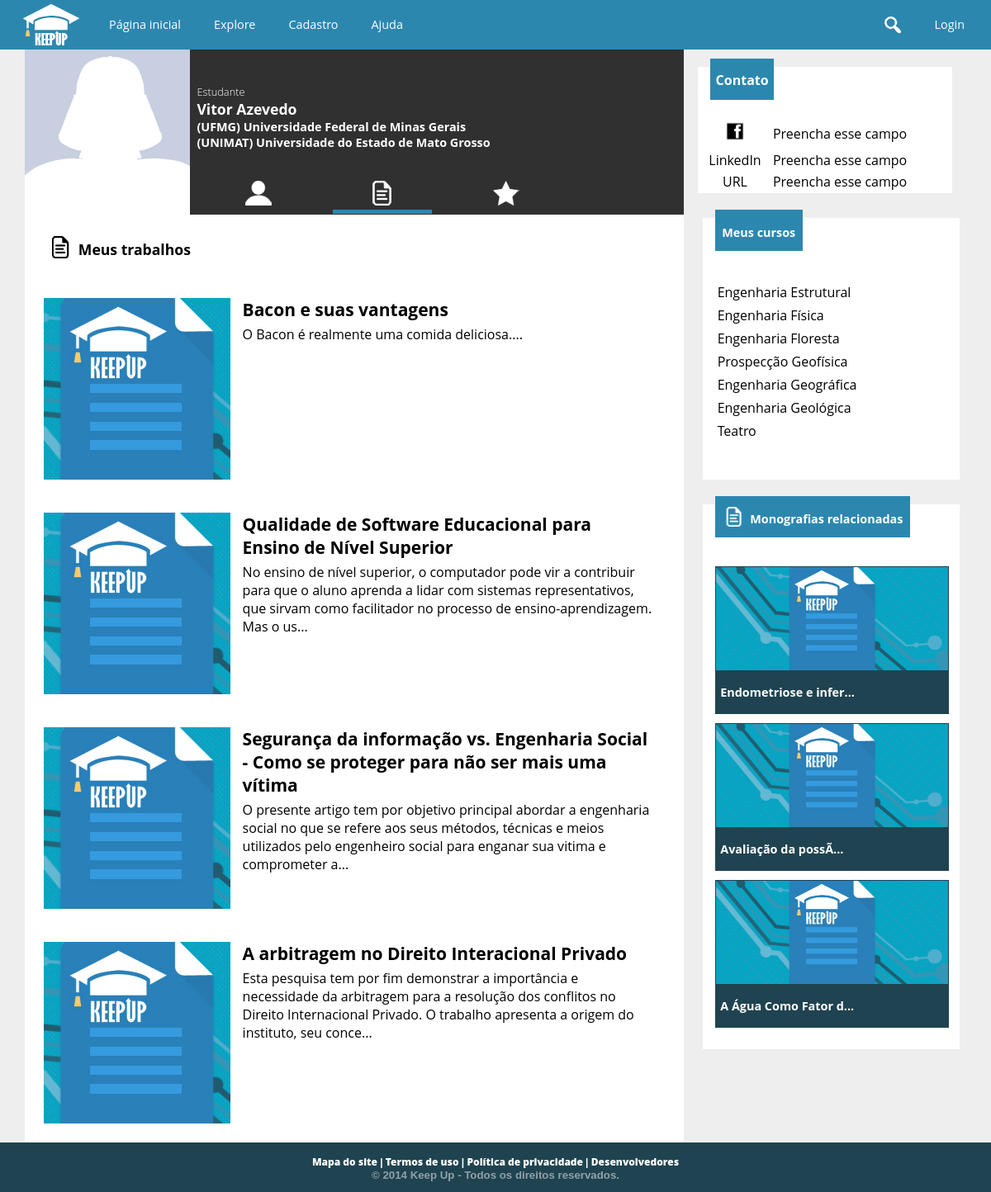
The page /aluno.php?ver=trabalhos&u=bacon on the database its author committed.
### tables this page shows
CREATE TABLE `aluno` (
  `cd_aluno` int(11) NOT NULL AUTO_INCREMENT,
  `cd_usuario` int(11) NOT NULL,
  `nm_aluno` varchar(100) NOT NULL,
  `dt_nascimento` date NOT NULL,
  `tx_bio` text,
  `nm_url_avatar` text,
  `nm_fb` varchar(50) DEFAULT NULL,
  `tx_url_linkedin` text,
  `tx_url_externo` text,
  `nm_profissao` varchar(50) DEFAULT NULL,
  `cd_cidade` int(11) DEFAULT NULL,
  PRIMARY KEY (`cd_aluno`),
  UNIQUE KEY `cd_usuario` (`cd_usuario`),
  KEY `fk_alunocidade` (`cd_cidade`),
  CONSTRAINT `fk_alunocidade` FOREIGN KEY (`cd_cidade`) REFERENCES `cidade` (`cd_cidade`),
  CONSTRAINT `fk_alunousuario` FOREIGN KEY (`cd_usuario`) REFERENCES `usuario` (`cd_usuario`)
);

CREATE TABLE `escola` (
  `cd_escola` int(11) NOT NULL AUTO_INCREMENT,
  `cd_usuario` int(11) NOT NULL,
  `nm_escola` varchar(300) NOT NULL,
  `nm_cnpj` char(14) NOT NULL,
  `tx_url_avatar` text,
  `tx_info` text,
  `tx_endereco` varchar(150) DEFAULT NULL,
  `tx_contato` text,
  `tx_url_externo` text,
  `cd_cidade` int(11) DEFAULT NULL,
  PRIMARY KEY (`cd_escola`),
  UNIQUE KEY `cd_usuario` (`cd_usuario`),
  UNIQUE KEY `nm_cnpj` (`nm_cnpj`),
  KEY `fk_escolacidade` (`cd_cidade`),
  CONSTRAINT `fk_escolacidade` FOREIGN KEY (`cd_cidade`) REFERENCES `cidade` (`cd_cidade`),
  CONSTRAINT `fk_escolausuario` FOREIGN KEY (`cd_usuario`) REFERENCES `usuario` (`cd_usuario`)
);

CREATE TABLE `trabalho` (
  `cd_trabalho` int(11) NOT NULL AUTO_INCREMENT,
  `nm_titulo` varchar(200) NOT NULL,
  `ds_resumo` text,
  `cd_escola` int(11) NOT NULL,
  `cd_curso` int(11) NOT NULL,
  `dt_publicado` datetime NOT NULL,
  `aa_publicacao` int(4) NOT NULL,
  `tx_pchave` varchar(255) DEFAULT '',
  PRIMARY KEY (`cd_trabalho`),
  KEY `fk_trabalhoescola` (`cd_escola`),
  KEY `fk_trabalhocurso` (`cd_curso`),
  CONSTRAINT `fk_trabalhocurso` FOREIGN KEY (`cd_curso`) REFERENCES `curso` (`cd_curso`),
  CONSTRAINT `fk_trabalhoescola` FOREIGN KEY (`cd_escola`) REFERENCES `escola` (`cd_escola`)
);

CREATE TABLE `curso` (
  `cd_curso` int(11) NOT NULL AUTO_INCREMENT,
  `nm_curso` varchar(100) NOT NULL,
  `vl_nivel` tinyint(4) NOT NULL,
  `cd_area` int(11) NOT NULL,
  PRIMARY KEY (`cd_curso`),
  UNIQUE KEY `nm_curso` (`nm_curso`),
  KEY `fk_curso_area` (`cd_area`),
  CONSTRAINT `fk_curso_area` FOREIGN KEY (`cd_area`) REFERENCES `area` (`cd_area`)
);

### conexao.class.php (called while the page is built, shortened)
<?php
class Conexao {
	private $host = "localhost";
	private $usuario = "root";
	private $senha = "usbw";
	private $banco = "keepup";
	private function conectar() {
		if($this->conexao = mysql_connect($this->host, $this->usuario, $this->senha)) {
			if($this->conexaoBanco = mysql_select_db($this->banco)) {
				return $this;
			}
		}
		die("conexao.class:20". mysql_error());
	}
	public function consultar($sql) {
		if($query = mysql_query($sql)) {
			$arr_resultado = array();
			while($resultado = mysql_fetch_array($query)) {
				array_push($arr_resultado, $resultado);
			}
			return $arr_resultado;
		}
		else {
			echo "conexao:39: ".mysql_error();
			$this->desconectar();
			return false;
		}
	}
}
?>

### public_html/aluno.php (the view, shortened to what this page needs)
<?php
require("../conexao.class.php");
$conexao = new Conexao();
if(isset($_GET["u"])) {
	$nm_login = $_GET['u'];
	$usuario = "SELECT cd_usuario, CONVERT(ic_desativado, SIGNED) 'ic_desativado' FROM usuario WHERE nm_login = '$nm_login'";
	$pageuser = $conexao->consultar($usuario);
    if(sizeof($pageuser) != 0 and $pageuser[0]["ic_desativado"] != 1) {
    	$comando = "SELECT * FROM aluno WHERE cd_usuario = {$pageuser[0]['cd_usuario']}";
    	$aluno = $conexao->consultar($comando);
    	$cd_aluno = $aluno[0]["cd_aluno"];
    	$matricula = $conexao->consultar(
            "SELECT e.nm_escola
            FROM escola e, matricula m
    		WHERE
                e.cd_escola = m.cd_escola AND
                m.cd_aluno = $cd_aluno");
    	$consulta = "SELECT t.* FROM autoria a, trabalho t WHERE a.cd_aluno = $cd_aluno and t.cd_trabalho = a.cd_trabalho";
    	$trabalhosAluno = $conexao->consultar($consulta);
        $consultaFav = "SELECT t.* FROM favorito f, trabalho t WHERE f.cd_aluno = $cd_aluno and t.cd_trabalho = f.cd_trabalho";
        $favoritosAluno = $conexao->consultar($consultaFav);
    	$cont = 0;
    	foreach ($trabalhosAluno as $cadatrabalho) {
    		$cont = $cont + 1;
    		$comando = "SELECT SUM(vl_voto) AS soma FROM voto WHERE cd_trabalho = {$cadatrabalho["cd_trabalho"]}";
    		$notatrabalho = $conexao->consultar($comando);
    		if($cont == 1)	{
    				$maiornota = $notatrabalho;
    				$trabalhodestaque = $cadatrabalho['cd_trabalho'];
    		}
    		else {
    			if ($notatrabalho > $maiornota)	{
    					$maiornota = $notatrabalho;
    					$trabalhodestaque = $cadatrabalho['cd_trabalho'];
    			}
    		}
    	}
    	if(isset($trabalhodestaque))
    	{
    	$consulta =
    			"SELECT * FROM trabalho
    			WHERE cd_trabalho = $trabalhodestaque";
    	$trabalhoTop = $conexao->consultar($consulta);
        	}
          $cursosquery =
            "SELECT c.*
            FROM curso c, cursando cu
            WHERE
                cu.cd_curso = c.cd_curso and
                cu.cd_aluno = {$aluno[0]["cd_aluno"]}";
          $cursosAluno = $conexao->consultar($cursosquery);
        $relacionadas = "SELECT t.* FROM trabalho t, curso c WHERE t.cd_curso = c.cd_curso and (";
        $i = 1;
        $ncursos = sizeof($cursosAluno);
        foreach($cursosAluno as $curso) {
            $relacionadas .= "t.cd_curso = {$curso["cd_curso"]}";
            if($i< $ncursos) {
                $relacionadas .= " OR ";
            }
            $i++;
        }
        $relacionadas .= ") ORDER BY rand() LIMIT 3";
        $relacionados = $conexao->consultar($relacionadas);
    }
    else {
        $inexistente = true;
    }
}
else $inexistente = true;
   ?>
<!doctype html>
<html>
<head>
<link href="cs/global.css" type="text/css" rel="stylesheet">
<link href="cs/estilo_user.css" rel="stylesheet" type="text/css">
</head>
<body>
<?php include "header.php"; ?>
     <div id="usuario">
    	 <div id="lado_left">
            <div id="foto_perfil_usuario" style="background-image:url(<?php if($aluno[0]['nm_url_avatar'] <> '')
			echo 'images/upload/'.$pageuser[0]["cd_usuario"]."/".$aluno[0]['nm_url_avatar'];
		else
			echo 'images/default/usericon.png';
		?>)"> </div>
            <div id="dados_usuario">
                <div id="texto_dados">
                    <h3> Estudante </h3>
                    <h1><?php echo  $aluno[0]["nm_aluno"]; ?></h1>
                    <h2><?php foreach($matricula as $matriculado) echo "{$matriculado["nm_escola"]}<br>"; ?></h2>
                </div>
                <div id="icones_dados">
                <a href="?ver=perfil&amp;u=<?php echo $nm_login; ?>">	<div class="bot_perfil" id="profile" <?php if(!isset($_GET["ver"]) or $_GET["ver"] == "perfil"){ ?>style="border-bottom:5px solid #2c87af" <?php } ?>> </div> </a>
                <a href="?ver=trabalhos&amp;u=<?php echo $nm_login; ?>">    <div class="bot_perfil" id="monografias" <?php if(isset($_GET["ver"]) and $_GET["ver"] == "trabalhos"){ ?>style="border-bottom:5px solid #2c87af" <?php } ?>> </div> </a>
                <a href="?ver=favoritos&amp;u=<?php echo $nm_login; ?>" >    <div class="bot_perfil" id="favoritos" <?php if(isset($_GET["ver"]) and $_GET["ver"] == "favoritos"){ ?>style="border-bottom:5px solid #2c87af" <?php } ?>> </div> </a>
                </div>
            </div>
		</div>
        <div id="lado_right">
        	<div id="contato">
            	<header class="UltimosTrabalhos" style="background-color:white;">
                          <div class="latest_posts" style="margin:-10px auto auto 5%;"> <h1>  Contato </h1> </div>
                </header>
                <table style="background-color:white">
                	<tr>
                    	<td> <img src="images/face.png" width="30"></td>
                        <td style="text-align:left;"> <?php if($aluno[0]['nm_fb'] != "") {echo "www.facebook.com/".$aluno[0]['nm_fb'];}
    	else { echo "Preencha esse campo";} ?> </td>
                    </tr>
                    <tr>
                    	<td> LinkedIn </td>
                        <td style="text-align:left;"> <?php if($aluno[0]['tx_url_linkedin'] != "") {echo "".$aluno[0]['tx_url_linkedin'];}
    	else { echo "Preencha esse campo";} ?> </td>
                    </tr>
                    <tr>
                    	<td>URL</td>
                        <td style="text-align:left;"> <?php if($aluno[0]['tx_url_externo'] != "" ) { echo "".$aluno[0]['tx_url_externo'];}
    	else { echo "Preencha esse campo";} ?></td>
                    </tr>
                </table>
            </div>
        </div>
   </div>
     <section id="descricao_usuario">
        <?php if (isset($_GET["ver"]) and $_GET["ver"] == "trabalhos") { ?>
        <div class="esquerda">
            <table style="width:auto;">
            <tr>
                <td> <img src="images/perfil_usuario/monografias_.png" width="35px"> </td>
                <td> <h1> Meus trabalhos </h1> </td>
            </tr>
        </table>
                <div id="monografias_do_usuario">
                  <?php foreach($trabalhosAluno as $trabalho) { ?>
                    <div id="trabalho_usuario">
                    <a href="trabalho.php?t=<?php echo $trabalho["cd_trabalho"]; ?>">
                        <div class="trabalho_esquerda">
                            <div id="img_cada_trabalho"> </div>
                        </div>
                        <div class="trabalho_direita">
                            <h1><?php echo $trabalho["nm_titulo"]; ?></h1>
                            <p><?php echo substr($trabalho["ds_resumo"], 0, 200) . "...";
 ?></p>
                        </div>
                        </a>
                    </div>
                    <?php } ?>
                    <?php } else if(isset($_GET["ver"]) and $_GET["ver"] == "favoritos") { ?>
        <div class="esquerda">
            <table style="width:auto;">
            <tr>
                <td> <img src="images/perfil_usuario/favoritos_.png" width="35px"> </td>
                <td> <h1> Meus favoritos </h1> </td>
            </tr>
        </table>
             <div id="monografias_do_usuario">
                    <div id="trabalhos">
  <?php foreach ($favoritosAluno as $trabalho) { ?>
                        <div id="trabalho_usuario">
                    <a href="trabalho.php?t=<?php echo $trabalho["cd_trabalho"]; ?>">
                        <div class="trabalho_esquerda">
                            <div id="img_cada_trabalho1"> </div>
                        </div>
                        <div class="trabalho_direita">
                            <h1><?php echo $trabalho["nm_titulo"]; ?></h1>
                            <p><?php echo substr($trabalho["ds_resumo"], 0, 200) . "..."; ?> </p>
                        </div>
                        </a>
                    </div>
                    <?php } ?>
                    </div>
                </div>
            </div>
        </div>
        <?php } ?>
        </div></div>
        <aside class="direita">
        	<div id="monografias_relacionadas" style="margin-top:-40px">
                    <header class="UltimosTrabalhos">
                          <div class="latest_posts">
                              <table>
                                <tr>
                                    <td> <h1> Meus cursos</h1> </td>
                                </tr>
                              </table>
                          </div>
                    </header>
            		<ul>
                        <?php foreach($cursosAluno as $curso) echo "
						<table id='table_curso'>
						<tr>
							<td> <p><a href='explore.php?pesquisa=&amp;curso={$curso["cd_curso"]}'>{$curso["nm_curso"]}</a></p> </td>
						</tr>
						</table>
						"; ?>
                    </ul>
                </div>
           <?php if(sizeof($relacionados) > 0) { ?>
            <div id="monografias_relacionadas">
                    <header class="UltimosTrabalhos">
                          <div class="latest_posts">
                              <table>
                                <tr>
                                    <td> <img src="images/perfil_usuario/monografias.png" width="30"> </td>
                                    <td> <h1> Monografias relacionadas </h1> </td>
                                </tr>
                              </table>
                          </div>
                    </header>
                    <?php foreach ($relacionados as $trabalhoRelacionado) {
                    if($trabalhoRelacionado['cd_trabalho'] <> $trabalhoTop[0]['cd_trabalho']){   ?>
                    <a href="trabalho.php?t=<?php echo $trabalhoRelacionado['cd_trabalho'];?>">
                         <div id="mono_recente">
                            <div class="imagem_monografia_relacionada"  style="background-image: url(images/imagens_monografias/img_vis.jpg)" id="relacionada_1"> </div>
                            <footer class="titulo_relacionada"> <h1> <?php echo substr($trabalhoRelacionado['nm_titulo'], 0, 20) . "...";?> </h1> </footer>
                        </div>
                    </a>
                    <?php }}?>
                </div>
           <?php } ?>
        </aside>
     </section>
    	<?php include 'footer.php'; ?>
</body>
</html>

### rows shown on the page
aluno: nm_aluno "Vitor Azevedo"
escola: nm_escola "(UFMG) Universidade Federal de Minas Gerais"
escola: nm_escola "(UNIMAT) Universidade do Estado de Mato Grosso"
trabalho: nm_titulo "Bacon e suas vantagens", ds_resumo "O Bacon é realmente uma comida deliciosa."
trabalho: nm_titulo "Qualidade de Software Educacional para Ensino de Nível Superior", ds_resumo "No ensino de nível superior, o computador pode vir a contribuir para que o aluno aprenda a lidar com sistemas representativos, que sirvam como facilitador no processo de ensino-aprendizagem. Mas o us"
trabalho: nm_titulo "Segurança da informação vs. Engenharia Social - Como se proteger para não ser mais uma vítima", ds_resumo "O presente artigo tem por objetivo principal abordar a engenharia social no que se refere aos seus métodos, técnicas e meios utilizados pelo engenheiro social para enganar sua vitima e comprometer a"
trabalho: nm_titulo "A arbitragem no Direito Interacional Privado", ds_resumo "Esta pesquisa tem por fim demonstrar a importância e necessidade da arbitragem para a resolução dos conflitos no Direito Internacional Privado. O trabalho apresenta a origem do instituto, seu conce"
curso: nm_curso "Engenharia Estrutural"
curso: nm_curso "Engenharia Física"
curso: nm_curso "Engenharia Floresta"
curso: nm_curso "Prospecção Geofísica"
curso: nm_curso "Engenharia Geográfica"
curso: nm_curso "Engenharia Geológica"
curso: nm_curso "Teatro"
trabalho: nm_titulo "Endometriose e infer"
trabalho: nm_titulo "Avaliação da possÃ"
trabalho: nm_titulo "A Água Como Fator d"
